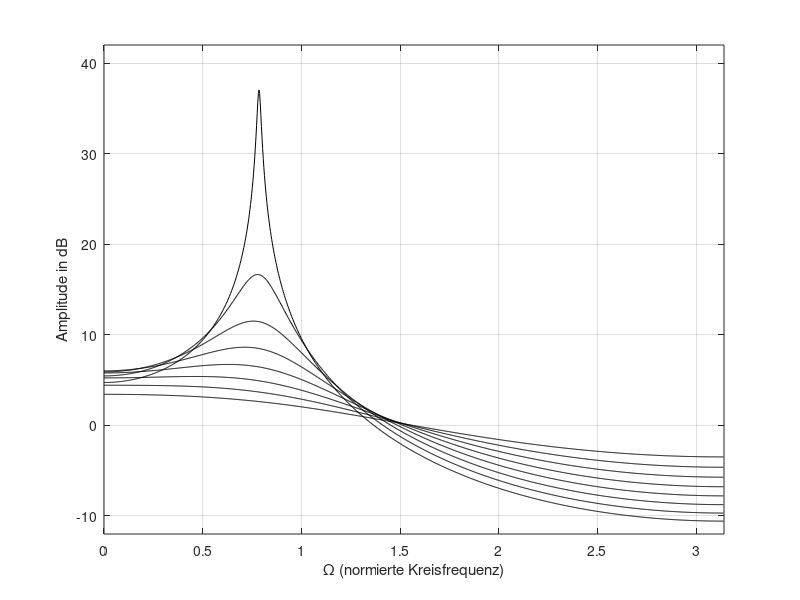

MATLAB code for this plot:
clear all;

% assign sample-rate and resonant frequency:
sampleRate = 44100;          % sample-rate in Hz
centerFreq = 1*sampleRate/8; % center frequency of the pole-pair in Hz

% assign the range and stepsize for the pole-radius (and calculate the
% number of filter-curves from that):
minRadius      = 0.29;       % lowest radius of the pole-pair
maxRadius      = 0.99;
radiusStepSize = 0.1;
numFilters     = round((maxRadius-minRadius)/radiusStepSize)+1;

% calculate the normalized radian frequencies:
stepsize   = pi/1024;
Omegas     = 0:stepsize:(pi-stepsize);

% allocate a matrix to hold the curves:
magnitudes = zeros(length(Omegas),numFilters);

% generate the curves:
radius = minRadius;
for i=1:numFilters
 
 % convert the center-frequency into a normalized center-frequency in
 % radians/sec (a frequency between 0 and pi):
 Omega0 = (2*pi*centerFreq)/sampleRate;
 
 % calculate the biquad-filter coefficients:
 b0 = 1;
 b1 = 0;
 b2 = 0;
 a0 = 1;
 a1 = -2*radius*cos(Omega0);
 a2 = radius^2;
 
 % evaluate the magnitude response: 
 for k=1:length(Omegas)
  Omega  = Omegas(k);
  num    = b0^2+b1^2+b2^2+2*cos(Omega)*(b0*b1+b1*b2)+2*cos(2*Omega)*b0*b2; % numerator
  den    = a0^2+a1^2+a2^2+2*cos(Omega)*(a0*a1+a1*a2)+2*cos(2*Omega)*a0*a2; % denominator
  magnitudes(k,i) = sqrt(num/den);
 end
 
 % increment the radius:
 radius = radius + radiusStepSize;
 
end

% convert to decibels:
dBmagnitudes = 20*log10(magnitudes);
 
% plot the curves:
plot(Omegas, dBmagnitudes, 'k');
 xlabel('\Omega (normierte Kreisfrequenz)');
 ylabel('Amplitude in dB');
 axis([0 pi -12 42]);
 grid on;




